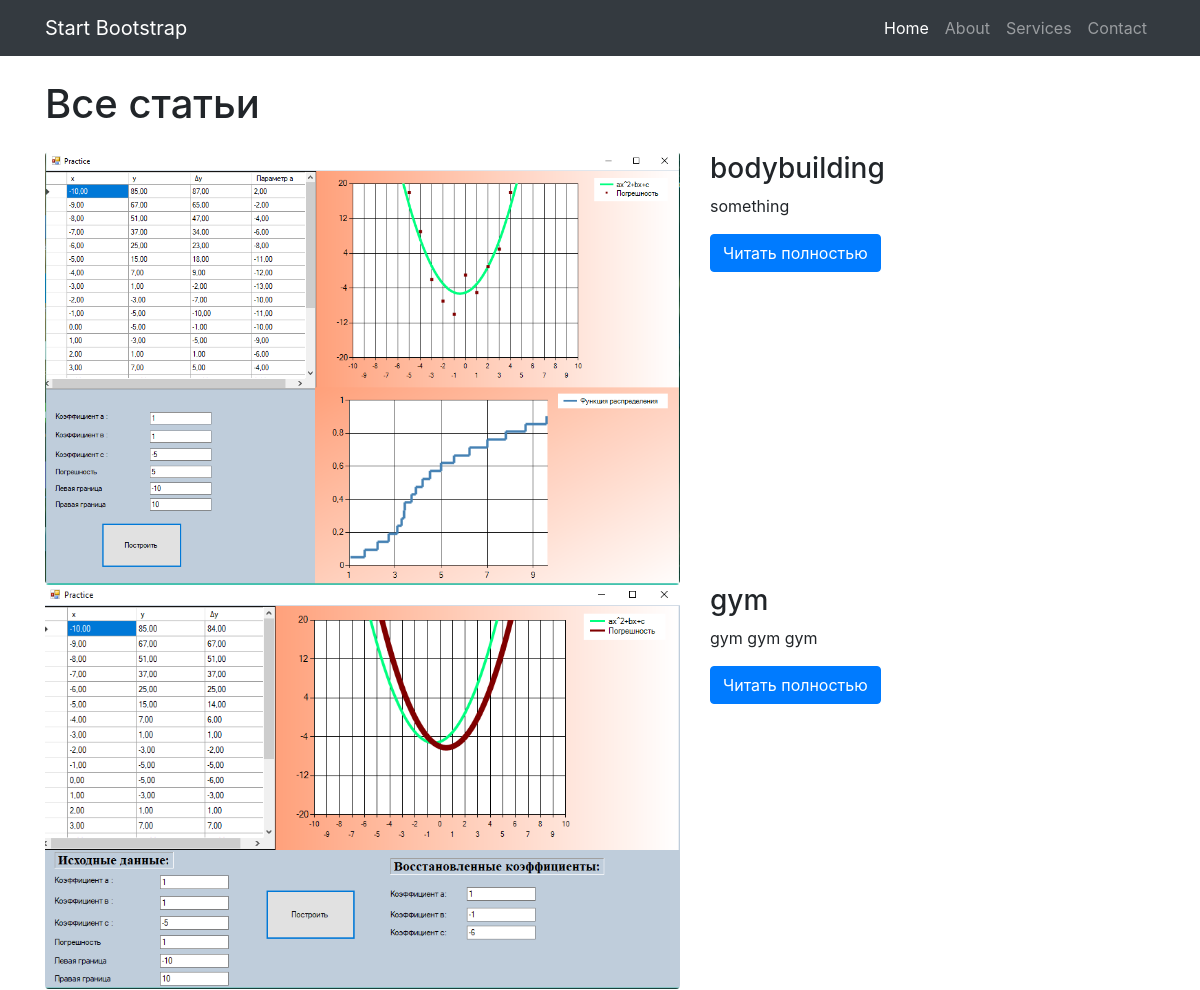
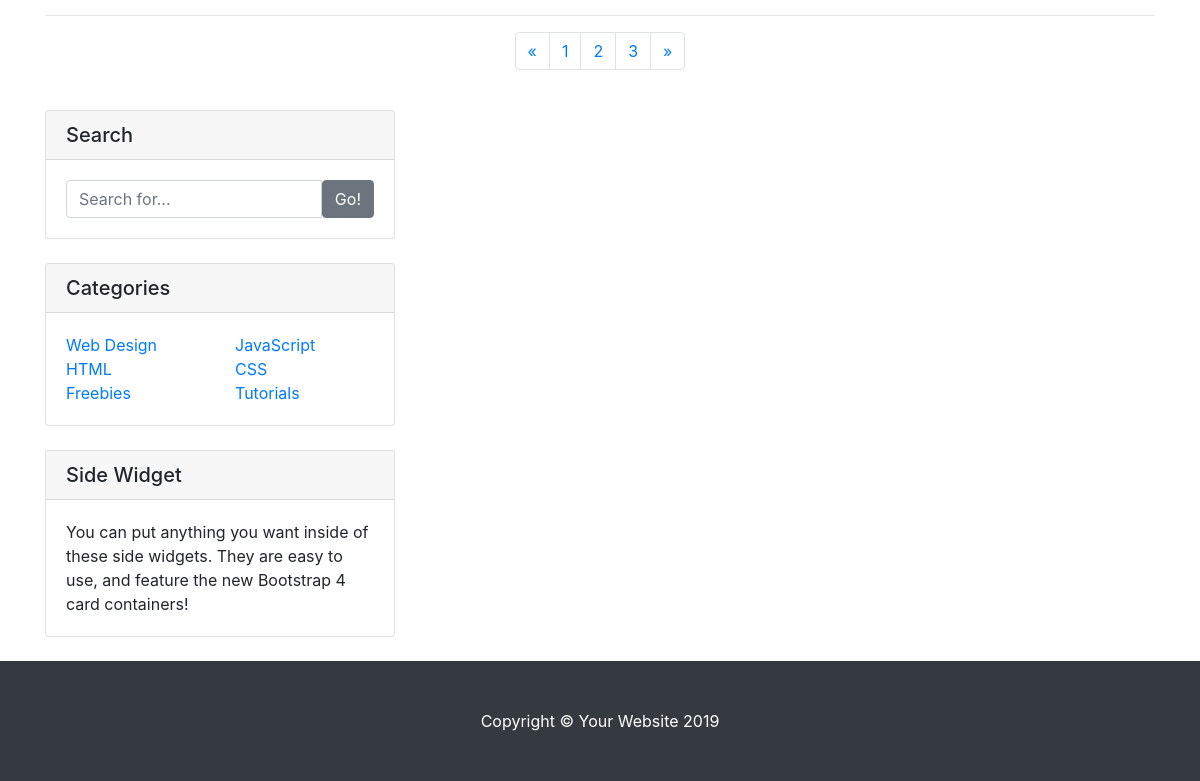
/category/sport, run on the app's committed database (2 pictures, top to bottom).
### portalapp/models.py (models this page shows, shortened)
class Article(models.Model):
    category = models.ForeignKey(Category, on_delete=models.CASCADE)
    title = models.CharField(max_length=255)
    slug = models.SlugField(unique=True)
    image = models.ImageField(upload_to=upload_article_image_folder)
    content = models.TextField()
    release_date = models.DateTimeField(auto_now=True)
    likes_count = models.PositiveIntegerField(default=0)
    dislikes_count = models.PositiveIntegerField(default=0)
    def get_absolute_url(self):
        return reverse("portalapp:article_detail", kwargs={'article_slug': self.slug})

### portalapp/views.py (the view)
# urls.py: path('category/<slug:category_slug>', CategoryDetailView.as_view(), name='category_detail'),
class CategoryDetailView(DetailView):
    model = Category
    template_name = 'category_articles.html'
    slug_url_kwarg = 'category_slug'
    def get_context_data(self, *args, **kwargs):
        context = {}
        context['category_articles'] = Article.objects.filter(category=self.get_object())
        return context

### portalapp/templates/category_articles.html (shortened to what this page needs)
{% extends 'base.html' %}
{% block content %}
    <div class="container">
      <h1 class="my-4">Все статьи
      </h1>
      <div class="row">
        {% for article in category_articles %}
        <div class="col-md-7">
          <a href="{{ article.get_absolute_url }}">
            <img class="img-fluid rounded mb-3 mb-md-0" src="{{ article.image.url }}" alt="">
          </a>
        </div>
        <div class="col-md-5">
          <h3>{{ article.title }}</h3>
          <p>{{ article.content|truncatechars:200 }}</p>
          <a class="btn btn-primary" href="{{ article.get_absolute_url }}">Читать полностью</a>
        </div>
        {% endfor %}
      </div>
      <hr>
      <ul class="pagination justify-content-center">
        <li class="page-item">
          <a class="page-link" href="#" aria-label="Previous">
            <span aria-hidden="true">&laquo;</span>
          </a>
        </li>
        <li class="page-item">
          <a class="page-link" href="#">1</a>
        </li>
        <li class="page-item">
          <a class="page-link" href="#">2</a>
        </li>
        <li class="page-item">
          <a class="page-link" href="#">3</a>
        </li>
        <li class="page-item">
          <a class="page-link" href="#" aria-label="Next">
            <span aria-hidden="true">&raquo;</span>
          </a>
        </li>
      </ul>
    </div>
{% endblock content %}

### portalapp/templates/base.html (style rules this page uses)
body { padding-top: 56px; }

### data on the page
Article: image (picture), title "bodybuilding", content "something"
Article: image (picture), title "gym", content "gym gym gym"
